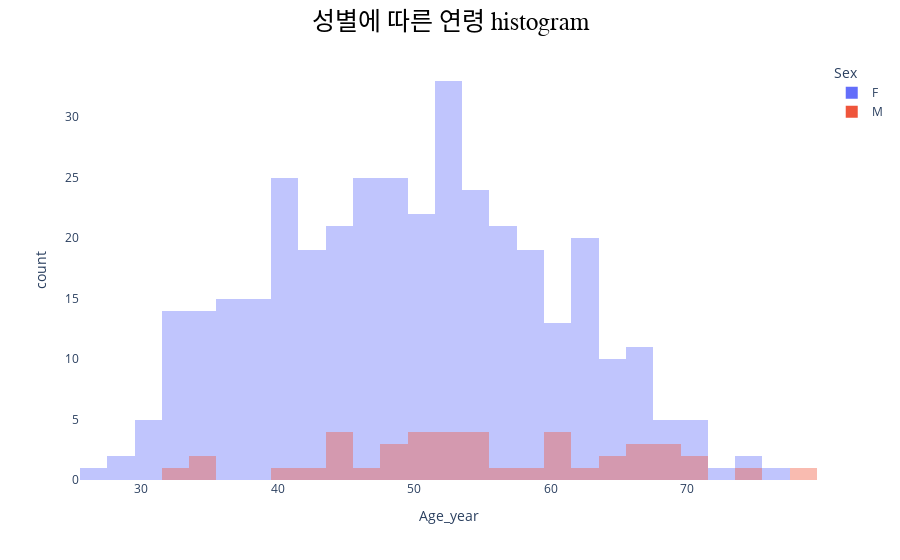

The notebook cell saved with this chart:
### Code cell
# histogram of age and sex
fig = px.histogram(data, x="Age_year", color = 'Sex')
fig.update_layout(title_text="성별에 따른 연령 histogram",
                  title_x = 0.5,
                  title_xanchor = 'center',
                  title_font_size = 25,
                  title_font_color = 'black',
                  title_font_family = 'NanumSquare',
                  plot_bgcolor='#ffffff',
                  barmode = 'overlay')
fig.update_traces(#marker_color= 히스토그램 색, 
                 #marker_line_width=히스토그램 테두리 두깨,                            
                 #marker_line_color=히스토그램 테두리 색,
                 marker_opacity = 0.4,
                 )
fig.show()

### Figure 1 — Plotly figure (JSON) as saved in the notebook; plotly's stock layout.template omitted (floating-point values rounded to 4 significant figures; data arrays with more than 128 entries replaced by an {"elided": "..."} marker saying what was removed)
{"data": [{"alignmentgroup": "True", "bingroup": "x", "hovertemplate": "Sex=F<br>Age_year=%{x}<br>count=%{y}<extra></extra>", "legendgroup": "F", "marker": {"color": "#636efa", "opacity": 0.4, "pattern": {"shape": ""}}, "name": "F", "offsetgroup": "F", "orientation": "v", "showlegend": true, "type": "histogram", "x": {"elided": "368 int values"}, "xaxis": "x", "yaxis": "y"}, {"alignmentgroup": "True", "bingroup": "x", "hovertemplate": "Sex=M<br>Age_year=%{x}<br>count=%{y}<extra></extra>", "legendgroup": "M", "marker": {"color": "#EF553B", "opacity": 0.4, "pattern": {"shape": ""}}, "name": "M", "offsetgroup": "M", "orientation": "v", "showlegend": true, "type": "histogram", "x": [70, 56, 64, 44, 49, 50, 65, 44, 43, 46, 67, 33, 71, 48, 51, 52, 35, 67, 52, 62, 51, 61, 69, 69, 45, 53, 60, 49, 58, 78, 74, 67, 50, 60, 35, 55, 60, 54, 52, 44, 40, 54, 68, 54], "xaxis": "x", "yaxis": "y"}], "layout": {"barmode": "overlay", "legend": {"title": {"text": "Sex"}, "tracegroupgap": 0}, "margin": {"t": 60}, "plot_bgcolor": "#ffffff", "title": {"font": {"color": "black", "family": "NanumSquare", "size": 25}, "text": "성별에 따른 연령 histogram", "x": 0.5, "xanchor": "center"}, "xaxis": {"anchor": "y", "domain": [0, 1], "title": {"text": "Age_year"}}, "yaxis": {"anchor": "x", "domain": [0, 1], "title": {"text": "count"}}}}
